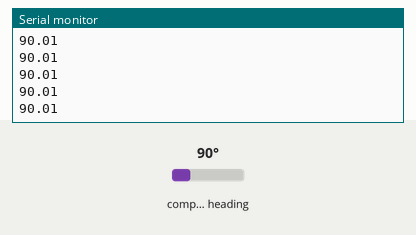
The sketch below on a simulated Arduino Uno, built with avr-gcc and run on an emulated ATmega328P. On the bench: the last lines printed to the serial monitor. The inputs (shaded band) are chosen by the test bench; at power-on: compass heading 90°.

Above: at 3.2 s.
3.3 s: compass heading set to 7°
At 3.32 s:
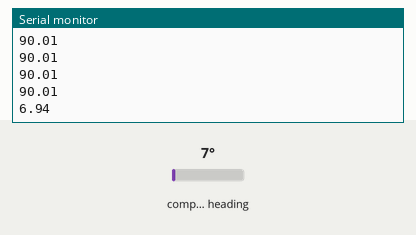
4.8 s: compass heading set to 180°
At 4.82 s:
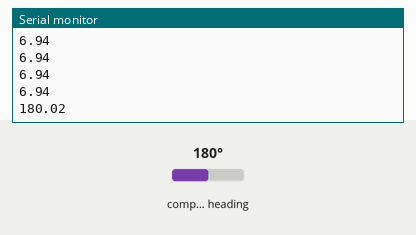
Timing chart, 0 to 7.8 s (numbered marks = the images above; inputs shaded):
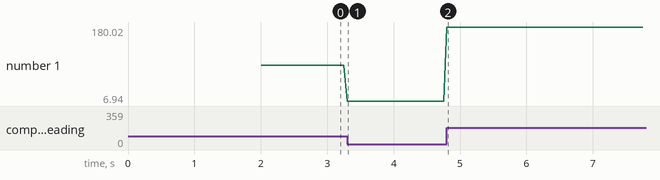

Measured:
- after the input at 3.3 s, the serial monitor: prints a new line at once (image 1)
- after the input at 4.8 s, the serial monitor: prints a new line at once (image 2)
- plotted number 1: 90.01 → 6.94 after the input at 3.3 s, 6.94 → 180.02 after the input at 4.8 s

The sketch:

AS5600_sensor_test.ino
```cpp
#include <Wire.h>
#include <AS5600.h>
AS5600  as5600;  //create sensor object
unsigned long currentMs;  //current time variable
unsigned long lastMs;     // time of last measurement
const unsigned int FREE_RUN_PERIOD_MS = 50; //sampling period
float sig_angle_deg;  // angle measurement

void setup() {
  Wire.begin();     // Initialize I2C
  as5600.begin();   // Initialize sensor
  lastMs= millis();   // Initialize timing
  Serial.begin(9600);  // Initialize Serial Monitor
  delay(2000);
  Serial.print("Test: ");
  Serial.println();
}

void loop() {
  currentMs = millis();
  if (currentMs - lastMs >= FREE_RUN_PERIOD_MS) {// periodic sampling
      lastMs = currentMs;
      sig_angle_deg = (float)as5600.readAngle()*0.0879; //0.0879=360/4096;  // degrees [0..360)
      Serial.print(sig_angle_deg); Serial.print('\t');
      Serial.println();
      }
}
```
